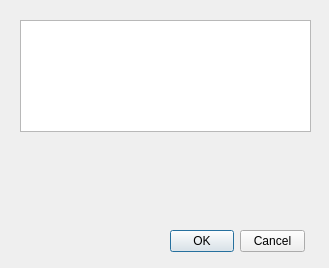
<?xml version="1.0" encoding="UTF-8"?>
<ui version="4.0">
 <class>BookmarkDialog</class>
 <widget class="QDialog" name="BookmarkDialog">
  <property name="geometry">
   <rect>
    <x>0</x>
    <y>0</y>
    <width>329</width>
    <height>268</height>
   </rect>
  </property>
  <property name="windowTitle">
   <string>Bookmark</string>
  </property>
  <widget class="AnnotationEdit" name="bookmarkName">
   <property name="geometry">
    <rect>
     <x>20</x>
     <y>20</y>
     <width>291</width>
     <height>112</height>
    </rect>
   </property>
   <property name="plainText">
    <string/>
   </property>
   <property name="placeholderText">
    <string>Annotation (optional)</string>
   </property>
  </widget>
  <widget class="BookmarkColourWidget" name="colourPicker" native="true">
   <property name="geometry">
    <rect>
     <x>20</x>
     <y>170</y>
     <width>291</width>
     <height>38</height>
    </rect>
   </property>
  </widget>
  <widget class="QDialogButtonBox" name="buttonBox">
   <property name="geometry">
    <rect>
     <x>170</x>
     <y>230</y>
     <width>135</width>
     <height>22</height>
    </rect>
   </property>
   <property name="standardButtons">
    <set>QDialogButtonBox::StandardButton::Cancel|QDialogButtonBox::StandardButton::Ok</set>
   </property>
  </widget>
 </widget>
 <customwidgets>
  <customwidget>
   <class>AnnotationEdit</class>
   <extends>QPlainTextEdit</extends>
   <header>dialogs/dlgbookmark.h</header>
  </customwidget>
  <customwidget>
   <class>BookmarkColourWidget</class>
   <extends>QWidget</extends>
   <header>dialogs/bookmarkcolourwidget.h</header>
  </customwidget>
 </customwidgets>
 <resources/>
 <connections/>
</ui>
